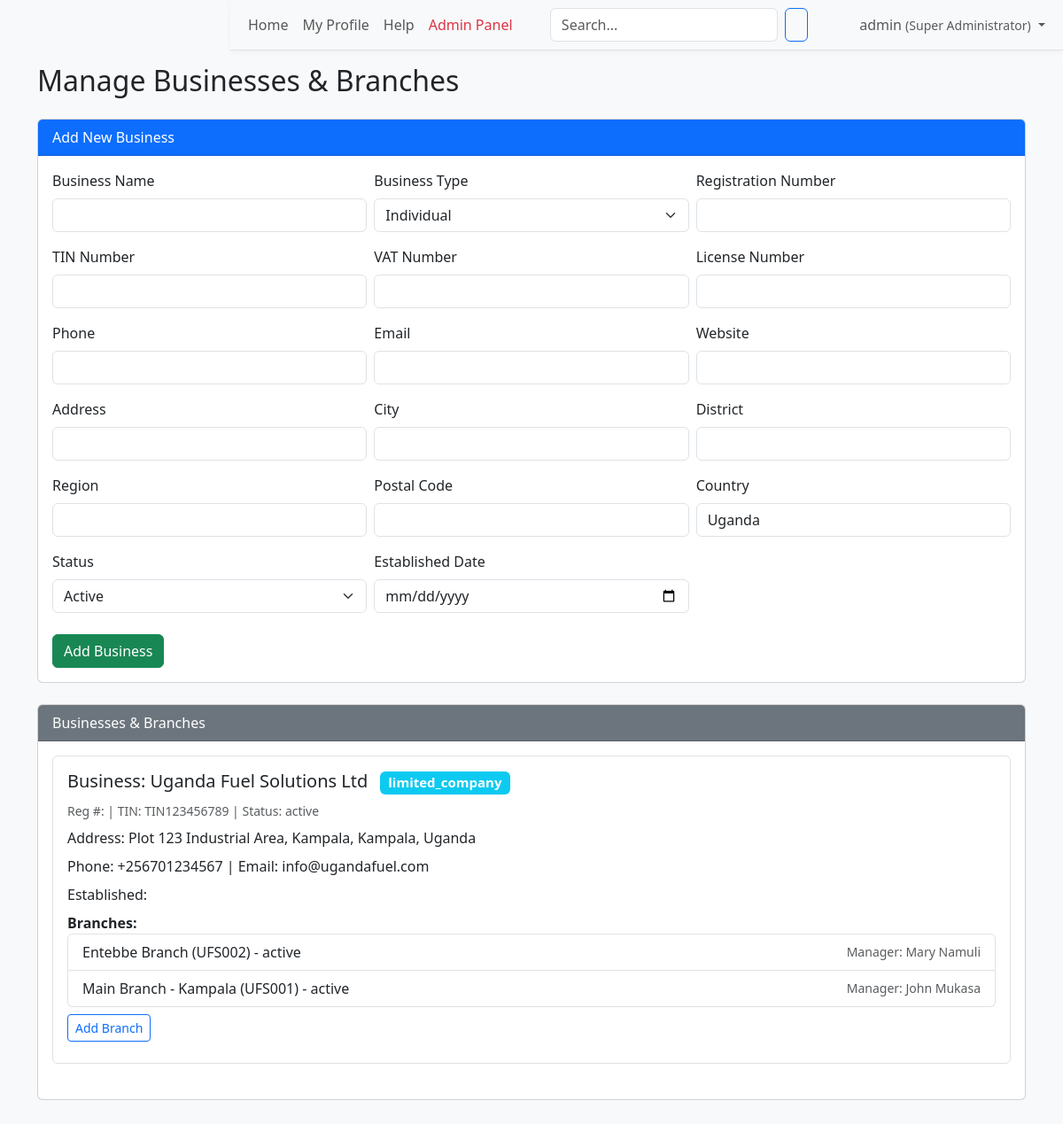
The app's page /public/manage_businesses.php (signed in) with its own data.
### tables this page shows
CREATE TABLE businesses (
    id BIGINT UNSIGNED AUTO_INCREMENT PRIMARY KEY,
    business_id BIGINT UNSIGNED NULL,
    branch_id BIGINT UNSIGNED NULL,
    business_name VARCHAR(255) NOT NULL,
    business_type ENUM('individual', 'partnership', 'limited_company', 'corporation') NOT NULL,
    registration_number VARCHAR(100) UNIQUE,
    tin_number VARCHAR(50) UNIQUE,
    vat_number VARCHAR(50),
    license_number VARCHAR(100),
    phone VARCHAR(20),
    email VARCHAR(255),
    website VARCHAR(255),
    address TEXT,
    city VARCHAR(100),
    district VARCHAR(100),
    region VARCHAR(100),
    postal_code VARCHAR(20),
    country VARCHAR(100) DEFAULT 'Uganda',
    status ENUM('active', 'inactive', 'suspended') DEFAULT 'active',
    established_date DATE,
    created_at TIMESTAMP DEFAULT CURRENT_TIMESTAMP,
    updated_at TIMESTAMP DEFAULT CURRENT_TIMESTAMP ON UPDATE CURRENT_TIMESTAMP,
    deleted_at TIMESTAMP NULL,
    FOREIGN KEY (business_id) REFERENCES businesses(id) ON DELETE SET NULL,
    FOREIGN KEY (branch_id) REFERENCES branches(id) ON DELETE SET NULL
);

CREATE TABLE branches (
    id BIGINT UNSIGNED AUTO_INCREMENT PRIMARY KEY,
    business_id BIGINT UNSIGNED NOT NULL,
    branch_id BIGINT UNSIGNED NULL,
    branch_code VARCHAR(20) UNIQUE NOT NULL,
    branch_name VARCHAR(255) NOT NULL,
    branch_type ENUM('main', 'sub_branch') DEFAULT 'sub_branch',
    phone VARCHAR(20),
    email VARCHAR(255),
    address TEXT,
    city VARCHAR(100),
    district VARCHAR(100),
    region VARCHAR(100),
    postal_code VARCHAR(20),
    gps_coordinates VARCHAR(100),
    operational_hours TEXT,
    manager_name VARCHAR(255),
    manager_phone VARCHAR(20),
    status ENUM('active', 'inactive', 'under_maintenance') DEFAULT 'active',
    opening_date DATE,
    created_at TIMESTAMP DEFAULT CURRENT_TIMESTAMP,
    updated_at TIMESTAMP DEFAULT CURRENT_TIMESTAMP ON UPDATE CURRENT_TIMESTAMP,
    deleted_at TIMESTAMP NULL,
    FOREIGN KEY (business_id) REFERENCES businesses(id) ON DELETE CASCADE,
    FOREIGN KEY (branch_id) REFERENCES branches(id) ON DELETE SET NULL
);

### public/manage_businesses.php (the view, shortened to what this page needs)
<?php
require_once '../config/db_connect.php';
$businesses = [];
$res = mysqli_query($conn, "SELECT * FROM businesses WHERE deleted_at IS NULL ORDER BY created_at DESC");
while ($row = mysqli_fetch_assoc($res)) {
    $businesses[] = $row;
}
$branches_by_business = [];
$res = mysqli_query($conn, "SELECT * FROM branches WHERE deleted_at IS NULL ORDER BY business_id, branch_name");
while ($row = mysqli_fetch_assoc($res)) {
    $branches_by_business[$row['business_id']][] = $row;
}
function h($str) { return htmlspecialchars((string)($str ?? ''), ENT_QUOTES, 'UTF-8'); }
?>
<!DOCTYPE html>
<html lang="en">
<head>
    <link href="https://cdn.jsdelivr.net/npm/bootstrap@5.3.0/dist/css/bootstrap.min.css" rel="stylesheet">
</head>
<body class="bg-light mt-5">
<?php include '../includes/header.php'; ?>
<div class="container py-4">
    <h2 class="mb-4">Manage Businesses & Branches</h2>
    <div class="card mb-4">
        <div class="card-header bg-primary text-white">Add New Business</div>
        <div class="card-body">
            <form method="post">
                <div class="row g-2">
                    <div class="col-md-4 mb-2">
                        <label class="form-label">Business Name</label>
                        <input type="text" name="business_name" class="form-control" required>
                    </div>
                    <div class="col-md-4 mb-2">
                        <label class="form-label">Business Type</label>
                        <select name="business_type" class="form-select" required>
                            <option value="individual">Individual</option>
                        </select>
                    </div>
                    <div class="col-md-4 mb-2">
                        <label class="form-label">Registration Number</label>
                        <input type="text" name="registration_number" class="form-control">
                    </div>
                    <div class="col-md-4 mb-2">
                        <label class="form-label">TIN Number</label>
                        <input type="text" name="tin_number" class="form-control">
                    </div>
                    <div class="col-md-4 mb-2">
                        <label class="form-label">VAT Number</label>
                        <input type="text" name="vat_number" class="form-control">
                    </div>
                    <div class="col-md-4 mb-2">
                        <label class="form-label">License Number</label>
                        <input type="text" name="license_number" class="form-control">
                    </div>
                    <div class="col-md-4 mb-2">
                        <label class="form-label">Phone</label>
                        <input type="text" name="phone" class="form-control">
                    </div>
                    <div class="col-md-4 mb-2">
                        <label class="form-label">Email</label>
                        <input type="email" name="email" class="form-control">
                    </div>
                    <div class="col-md-4 mb-2">
                        <label class="form-label">Website</label>
                        <input type="text" name="website" class="form-control">
                    </div>
                    <div class="col-md-4 mb-2">
                        <label class="form-label">Address</label>
                        <input type="text" name="address" class="form-control">
                    </div>
                    <div class="col-md-4 mb-2">
                        <label class="form-label">City</label>
                        <input type="text" name="city" class="form-control">
                    </div>
                    <div class="col-md-4 mb-2">
                        <label class="form-label">District</label>
                        <input type="text" name="district" class="form-control">
                    </div>
                    <div class="col-md-4 mb-2">
                        <label class="form-label">Region</label>
                        <input type="text" name="region" class="form-control">
                    </div>
                    <div class="col-md-4 mb-2">
                        <label class="form-label">Postal Code</label>
                        <input type="text" name="postal_code" class="form-control">
                    </div>
                    <div class="col-md-4 mb-2">
                        <label class="form-label">Country</label>
                        <input type="text" name="country" class="form-control" value="Uganda">
                    </div>
                    <div class="col-md-4 mb-2">
                        <label class="form-label">Status</label>
                        <select name="status" class="form-select">
                            <option value="active">Active</option>
                        </select>
                    </div>
                    <div class="col-md-4 mb-2">
                        <label class="form-label">Established Date</label>
                        <input type="date" name="established_date" class="form-control">
                    </div>
                </div>
                <button type="submit" name="add_business" class="btn btn-success mt-3">Add Business</button>
            </form>
        </div>
    </div>
    <div class="card mb-4">
        <div class="card-header bg-secondary text-white">Businesses & Branches</div>
        <div class="card-body">
            <?php foreach ($businesses as $biz): ?>
                <div class="mb-4 border rounded p-3">
                    <h5 class="mb-2">Business: <?php echo h($biz['business_name']); ?> <span class="badge bg-info ms-2"><?php echo h($biz['business_type']); ?></span></h5>
                    <div class="mb-2 small text-muted">Reg #: <?php echo h($biz['registration_number']); ?> | TIN: <?php echo h($biz['tin_number']); ?> | Status: <?php echo h($biz['status']); ?></div>
                    <div class="mb-2">Address: <?php echo h($biz['address']); ?>, <?php echo h($biz['city']); ?>, <?php echo h($biz['district']); ?>, <?php echo h($biz['country']); ?></div>
                    <div class="mb-2">Phone: <?php echo h($biz['phone']); ?> | Email: <?php echo h($biz['email']); ?></div>
                    <div class="mb-2">Established: <?php echo h($biz['established_date']); ?></div>
                    <div class="mb-2">
                        <strong>Branches:</strong>
                        <ul class="list-group mb-2">
                            <?php if (!empty($branches_by_business[$biz['id']])): ?>
                                <?php foreach ($branches_by_business[$biz['id']] as $branch): ?>
                                    <li class="list-group-item d-flex justify-content-between align-items-center">
                                        <?php echo h($branch['branch_name']); ?> (<?php echo h($branch['branch_code']); ?>) - <?php echo h($branch['status']); ?>
                                        <span class="small text-muted">Manager: <?php echo h($branch['manager_name']); ?></span>
                                    </li>
                                <?php endforeach; ?>
                            <?php else: ?>
                                <li class="list-group-item">No branches yet.</li>
                            <?php endif; ?>
                        </ul>
                        <button class="btn btn-sm btn-outline-primary" data-bs-toggle="collapse" data-bs-target="#addBranchForm<?php echo $biz['id']; ?>">Add Branch</button>
                    </div>
                </div>
            <?php endforeach; ?>
        </div>
    </div>
</div>
</body>
</html>

### records on screen
businesses: business_name "Uganda Fuel Solutions Ltd", business_type "limited_company", tin_number "TIN123456789", status "active", address "Plot 123 Industrial Area", city "Kampala", district "Kampala", country "Uganda", phone "+256701234567", email "info@ugandafuel.com"
branches: branch_name "Entebbe Branch", branch_code "UFS002", status "active", manager_name "Mary Namuli"
branches: branch_name "Main Branch - Kampala", branch_code "UFS001", status "active", manager_name "John Mukasa"

### other values on screen
$user_name "admin"
$role_display "Super Administrator"
